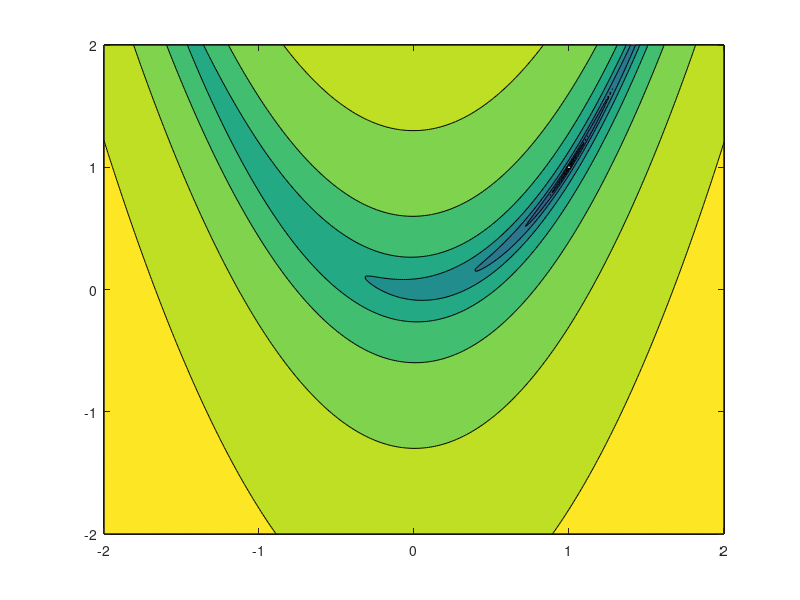

MATLAB code for this plot:

%% *Demo: Exercise 1*

clear all; close all

%% 
% a) Rosenbrock function
f = @(x,y) 100.*(y - x.^2).^2 + (1 - x).^2;

%%
% b) Discretisation of the unit square. It can be scaled with factor $\alpha$ using simple multiplication $\alpha X$, $\alpha Y$
% Plot the function of two variables
n = 300;
x = linspace(-1,1,n+1);
h = 2/n;
y = x;
[X,Y] = meshgrid(x,y);

alpha = 2;
%figure, surf(alpha*X, alpha*Y, f(alpha*X,alpha*Y), 'EdgeColor', 'none')
%figure, surfc(alpha*X, alpha*Y, f(alpha*X,alpha*Y), 'EdgeColor', 'none')
%figure, contour(alpha*X, alpha*Y, log(f(alpha*X,alpha*Y)))
figure, contourf(alpha*X, alpha*Y, log(f(alpha*X,alpha*Y)))

%%
% c) Gradient
%
% $$df/dx = -400 (y - x^2) x - 2 (1 - x)$$
%
% $$df/dy = 200 (y - x^2)$$

%%
% c) Hessian
%
% $$d^2f/dx^2 = -400 (y - 3x^2) + 2$$
%
% $$d^2f/dxdy = -400 x $$
%
% $$d^2f/dydx = -400 x$$
%
% $$df^2/dy^2 = 200 $$

%% 
% d) Find the minimiser $x^*$ of the function $f$. Show that $x^*$ is unique and that $\nabla^2 f(x^*)$ is positive definite.

%%
% We observe that $f(x, y) \geq 0$ because is the sum of two non-negative terms.
% Also, 
%
% $$f(x, y) = 0 \Leftrightarrow y = x^2\,\textnormal{and}\,x = 1$$
%
% This is only possible if $x = 1$ and $y = 1$.
% Hence, we have $x^* = (1, 1)^T$.

%%
% The Hessian at $x^*$ is 
%
% $$ \nabla^2 f(x^*) = \left(\begin{array}{cc} 802 & -400 \\ -400 & 200 \end{array}\right)$$
%
% Hence, to verify that it is positive definite, for all $(x, y)
% \neq 0$ we must have:
% 
% $$ \begin{array}{cc}(x & y)\end{array}\left(\begin{array}{cc} 802 & -400 \\ -400 & 200 \end{array}\right)\left(\begin{array}{c} x \\ y\end{array}\right) > 0$$
%
% This is equivalent to
%
% $$ 802x^2 - 800xy + 200y^2 > 0 $$
% 
% Finally, we have
%
% $$ 2x^2 + 200(2x - y)^2 > 0,$$
%
% that obviously holds for all $(x, y) \neq (0,0)$. 

%% 
% e) Analytical contours
%
% $$ f(x, y) = 100(y-x^2)^2 + (1-x)^2 $$
%
% We compute the contour f(x, y) = c, with c > 0
%
% $$ 100(y-x^2)^2 + (1-x)^2 = c $$
%
% $$ 100(y-x^2)^2 = c - (1-x)^2$$
%
% $$ 100(y-x^2) = \pm\sqrt{c - (1-x)^2}$$
% 
% $$ y = x^2 \pm \frac{\sqrt{c - (1-x)^2}}{100}$$

%% 
% f) Finite difference implementation of the gradient

% Construct central finite difference to be applied columnwise
D = 1/(2*h)*spdiags([-ones(n+1,1) ones(n+1,1)], [-1 1], n+1,n+1);
D(1,1:2) = 1/h*[-1 1];
D(n+1,n:n+1) = 1/h*[-1 1];

% Gradient via finate differences 
% d/dy
Dyf = D*f(alpha*X, alpha*Y); 
% d/dx, central finite difference applied rowwise 
Dxf = (D*(f(alpha*X, alpha*Y).')).';

% Hessian via finite difference
% d^2/dxdy
Dxyf = D*Dxf;
% d^2/dx^2
Dxxf = (D*(Dxf.')).';
% d^2/dy^2
Dyyf = D*Dyf;
% d^2/dydx
Dyxf = (D*(Dyf.')).';




